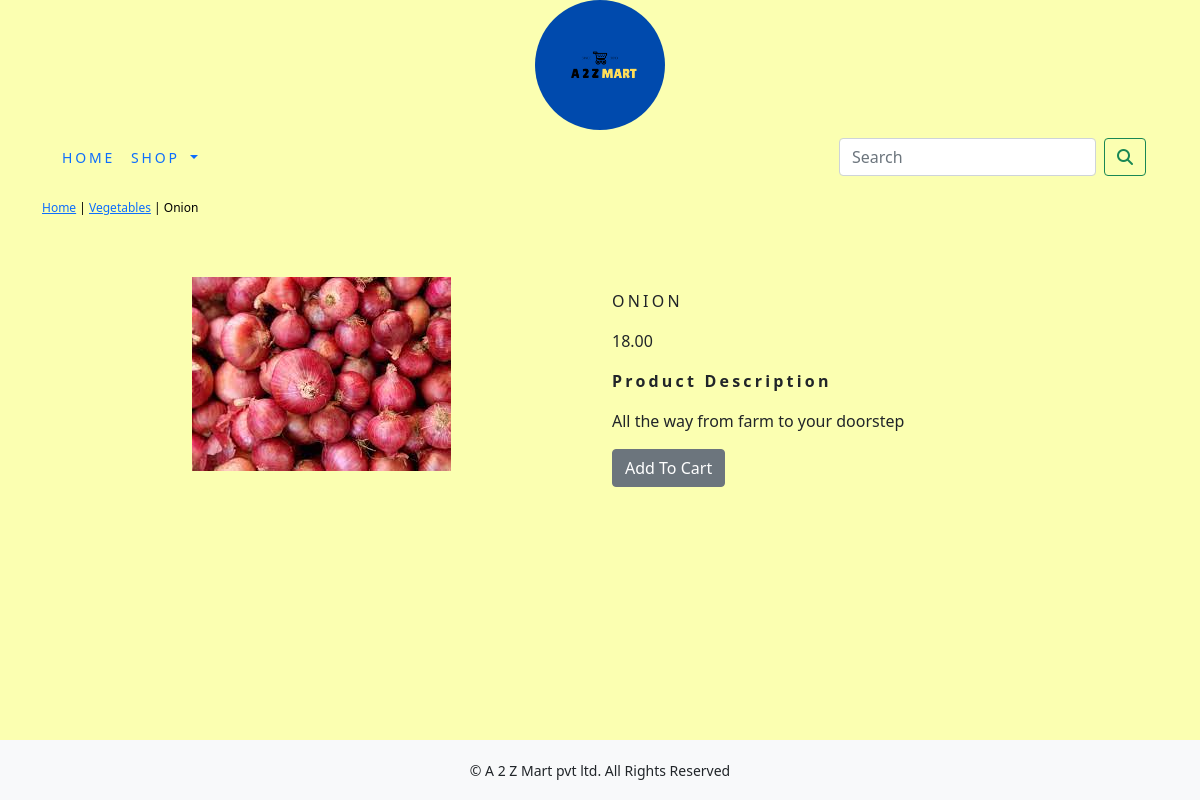
The page /ecommerce/vegetables/onion/ on the database its author committed.
### ecommerceapp/models.py (models this page shows, shortened)
class Product(models.Model):
    name = models.CharField(max_length=250, unique=True)
    slug = models.SlugField(max_length=250, unique=True)
    description = models.TextField(blank=True)
    price = models.DecimalField(max_digits=10, decimal_places=2)
    category = models.ForeignKey(Category, on_delete=models.CASCADE)
    image = models.ImageField(upload_to='product', blank=True)
    stock = models.IntegerField()
    available = models.BooleanField(default=True)
    created = models.DateTimeField(auto_now_add=True)
    updated = models.DateTimeField(auto_now=True)
    class Meta:
        ordering = ('name',)
        verbose_name = 'product'
        verbose_name_plural = 'products'

class Category(models.Model):
    name = models.CharField(max_length=250, unique=True)
    slug = models.SlugField(max_length=250, unique=True)
    description = models.TextField(blank=True)
    image = models.ImageField(upload_to='category', blank=True)
    class Meta:
        ordering = ('name',)
        verbose_name = 'category'
        verbose_name_plural = 'categories'
    def get_url(self):
        return reverse('ecommerceapp:products_by_category', args=[self.slug])
    def __str__(self):
        return '{}'.format(self.name)

### ecommerceapp/views.py (the view)
# urls.py: path('<slug:c_slug>/<slug:product_slug>/', views.proDetail,name='prodCatDetail'),
def proDetail(request, c_slug, product_slug):
    try:
        product = Product.objects.get(category__slug=c_slug, slug=product_slug)
    except Exception as e:
        raise e
    return render(request, 'product.html', {'product':product})

### cart/context_processors.py (called while the page is built)
def counter(request):
    item_count=0
    if 'admin' in request.path:
        return{}
    else:
        try:
            cart=Cart.objects.filter(cart_id=_cart_id(request))
            cart_items=CartItem.objects.all().filter(cart=cart[:1])
            for cart_item in cart_items:
                item_count += cart_item.quantity
        except Cart.DoesNotExist:
            item_count=0
    return dict(item_count=item_count)

### cart/views.py (called while the page is built)
def _cart_id(request):
    cart=request.session.session_key
    if not cart:
        cart = request.session.create()
    return cart

### ecommerceapp/context_processors.py (called while the page is built)
def menu_links(request):
    links=Category.objects.all()
    return dict(links=links)

### templates/product.html (shortened to what this page needs)
{% extends 'base.html' %}
{% load static %}
{% block content %}
<div class="row my_prod_row_class">
  <div class="mx-auto">
    <p><a href="{% url 'ecommerceapp:allProdCat' %}">Home</a> | <a href="{{product.category.get_url}}">{{product.category}}</a> | {{product.name}} </p>
  </div>
</div>
<div class="container">
<br>
<div class="row">
    <div class="col-12 col-sm-12 col-md-12 col-lg-6 text-center">
        <div style="min-width:18rem">
            <img src="{{product.image.url}}" alt="{{roduct.name}}">
        </div>
    </div>
        <div class="col-12 col-sm-12 col-md-12 col-lg-6">
            <div>
                <h1 class="my_prod_title">{{product.name}}</h1>
                <p>{{product.price}}</p>
                <p class="my_title">Product Description</p>
                <p class="text-justify my_prod_text">{{product.description}}</p>
                {% if product.stock <= 0 %}
                <p class="text-justify my_prod_text"><b>OUT OF STOCK</b></p>
                {% else %}
                <a class="btn btn-secondary" href="{% url 'cart:add_cart' product.id %}">Add To Cart</a>
                {% endif %}
            </div>
        </div>
    </div>
</div>
<br>
{% endblock %}

### static/css/custom.css (style rules this page uses)
body { font-family: 'Roboto', sans-serif; }
.my_title { font-weight:600; font-size:16px; text_transform:uppercase; letter-spacing:.2em; }
.my_prod_row_class { padding-top:15px; padding-bottom:20px; }
.my_prod_row_class .mx-auto { color:#000; font-size:12px; text-decoration: none; }
.my_prod_title { font-size:16px; text-transform:uppercase; letter-spacing:0.2em; padding-top:15px; padding-bottom:10px; }
.my_prod_text { padding-right:20px; }

### rows shown on the page
Product: category "Vegetables", name "Onion", image (picture), name "ONION", price "18.00", description "All the way from farm to your doorstep"
